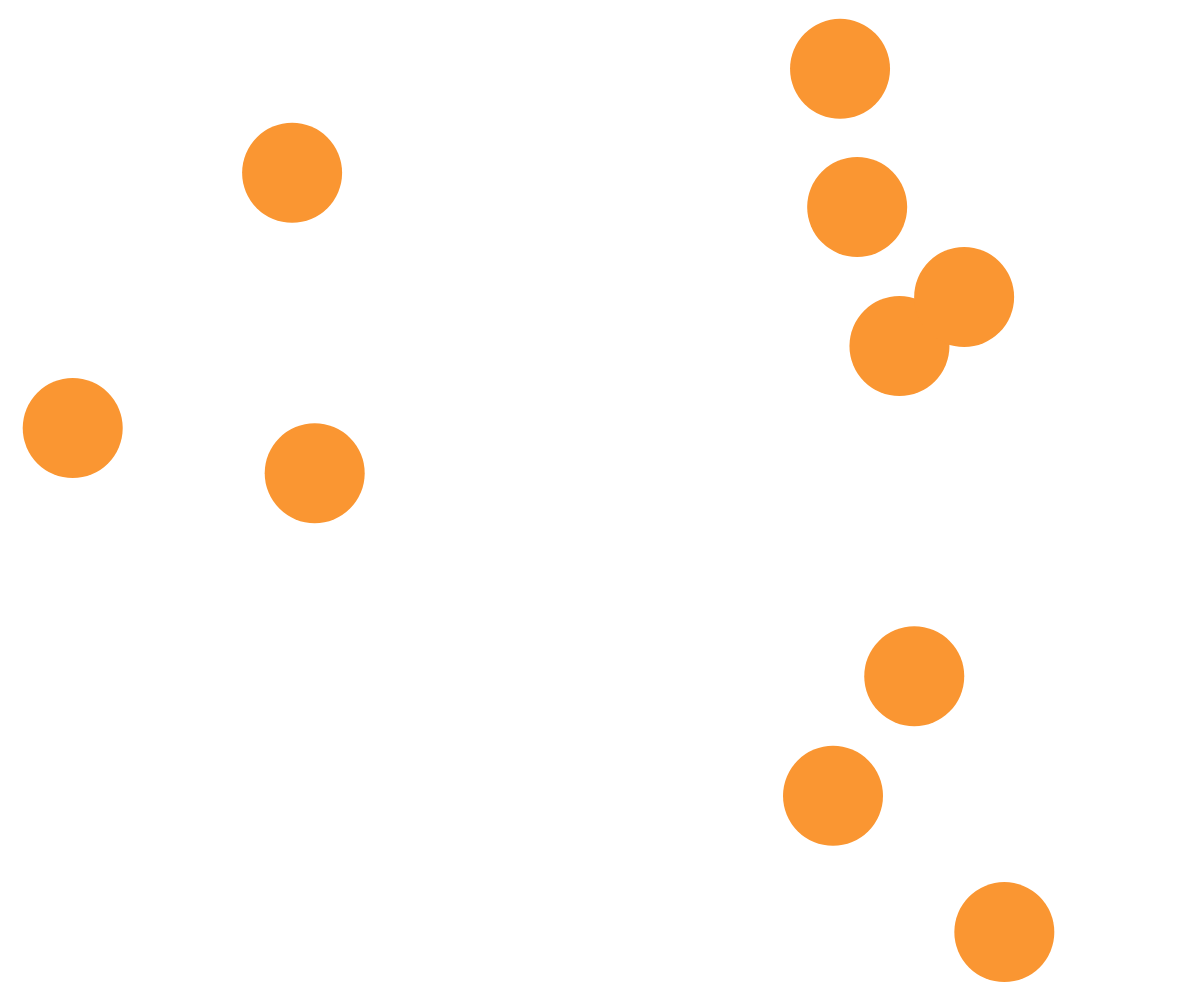
Frame 1 (no input)
Frame 60 (no input): identical to frame 1, image omitted
Frame 120 (the mouse pressed at the canvas centre since frame 60): identical to frame 1, image omitted

The p5.js sketch that drew this single still picture (run headless with seeded random() and noise() and a simulated clock; from frame 60 on, the mouse is pressed at the canvas centre):

// p5.js sketch
// ── sketch.js
var balles = [];
var maxBalles = 10;
function setup() {
  createCanvas(windowWidth,windowHeight);
  for(var i=0; i<maxBalles; i++){
    balles[i] = new Balle;
  }
}
//********************************************
function draw() {
  clear();
 /* posY += speed;
  clear();*/
  /*if(posY>windowHeight || posY<0){
    speed = -speed;
  }*/
  for(var i=0; i<maxBalles; i++){
    drawEllipse(balles[i].posX, balles[i].posY, balles[i].eSize, balles[i].eColor);
  }
}
//********************************************
function drawEllipse(x,y,s,c){
  fill(c);
  noStroke();
  ellipse(x,y,s,s);
}
//********************************************
function Balle(){
  this.eSize = 100;
  this.eColor = color(250,150,50);
  this.posX = random(0,windowWidth);
  this.posY = random(0,windowHeight);
  this.speedX = 5;
  this.speedY = 5;
}
